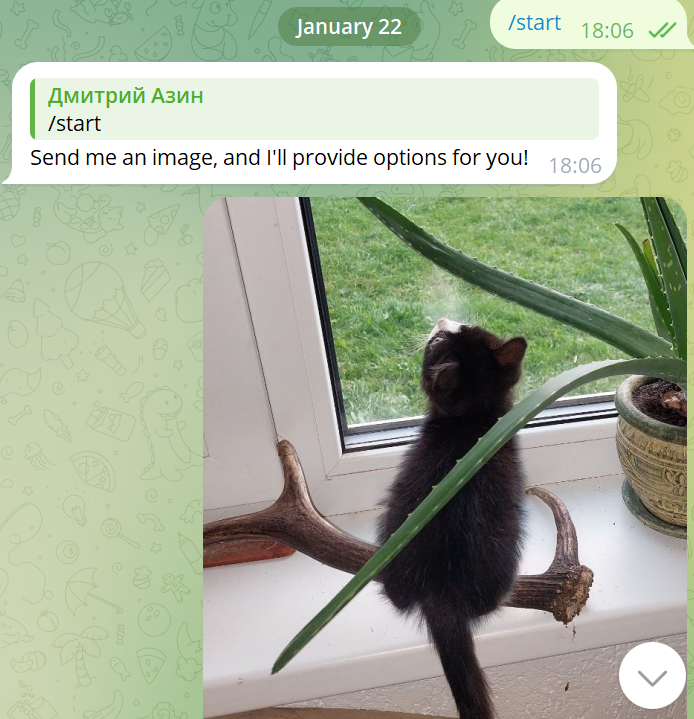
#> input picture img.png, 694 x 719 px
$ python -i main.py   (imports and definitions only)
#> lines starting #> are read from the running program, lines starting #| are printed output that depends on the picture
#> further down, picture is the input picture: PIL image 694x719 RGBA; mean R, G, B, A 167.1, 176.5, 154.7, 255
import telebot
from PIL import Image, ImageOps
import io
from telebot import types
import os

# Получение токена
TOKEN = os.getenv("TOKEN")
# [2 lines not run here, left out]

# [1 line that did not run here, left out]
# [1 line not run here, left out]
user_states = {}  # Хранение данных пользователя

DEFAULT_ASCII_CHARS = '@%#*+=-:. '

# Функция для создания негатива изображения
def invert_colors(image):
    """
    Инвертирует цвета изображения, создавая эффект негатива.
    """
    if image.mode == 'RGBA':
        r, g, b, a = image.split()
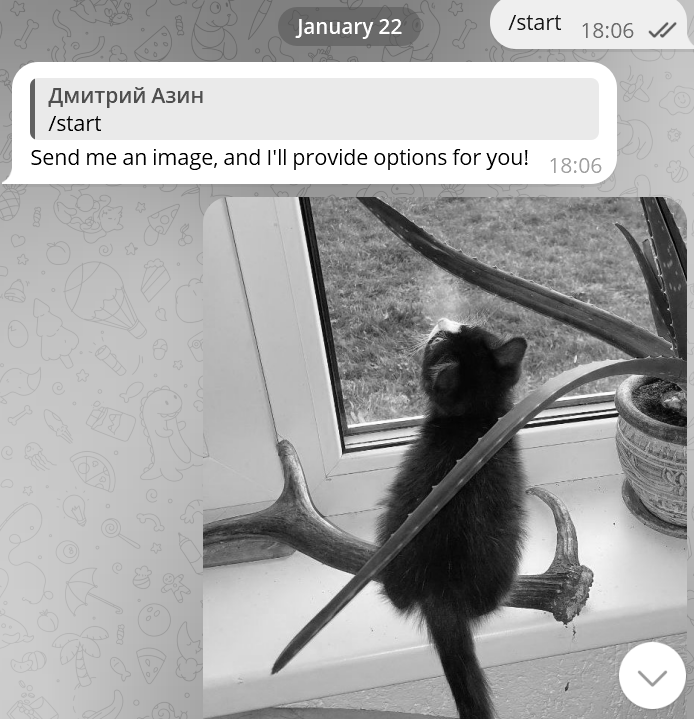
#> r: PIL image 694x719 L; min 0, max 255, mean 167.1
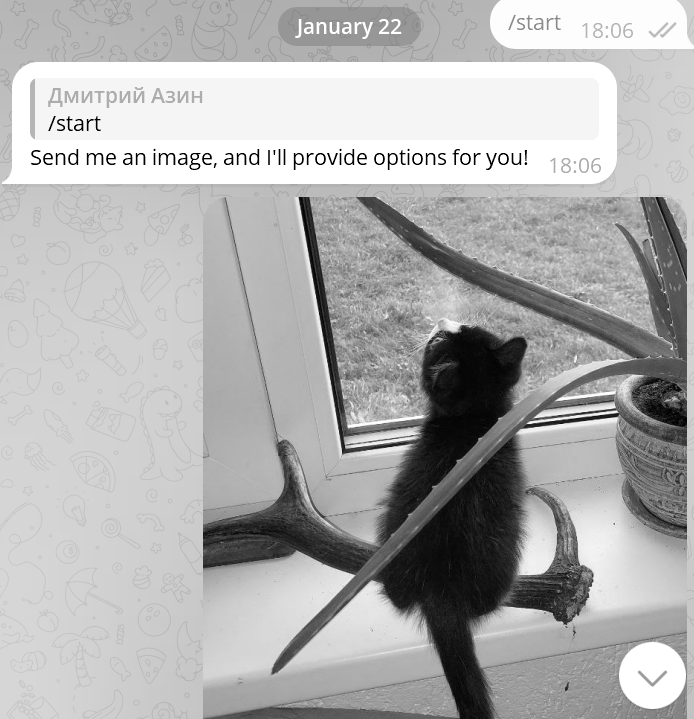
#> g: PIL image 694x719 L; min 0, max 255, mean 176.5
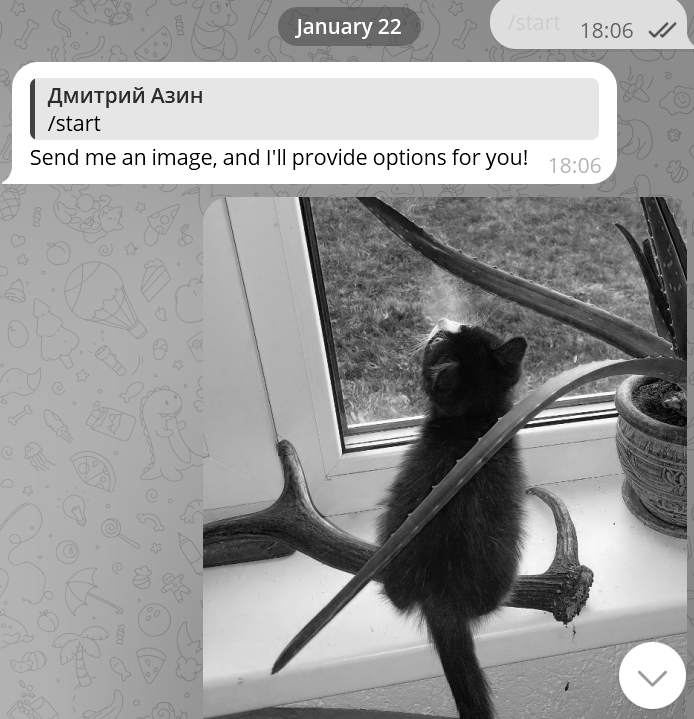
#> b: PIL image 694x719 L; min 0, max 255, mean 154.7
#> a: PIL image 694x719 L; every value is 255
        rgb_image = Image.merge("RGB", (r, g, b))
        inverted_image = ImageOps.invert(rgb_image)
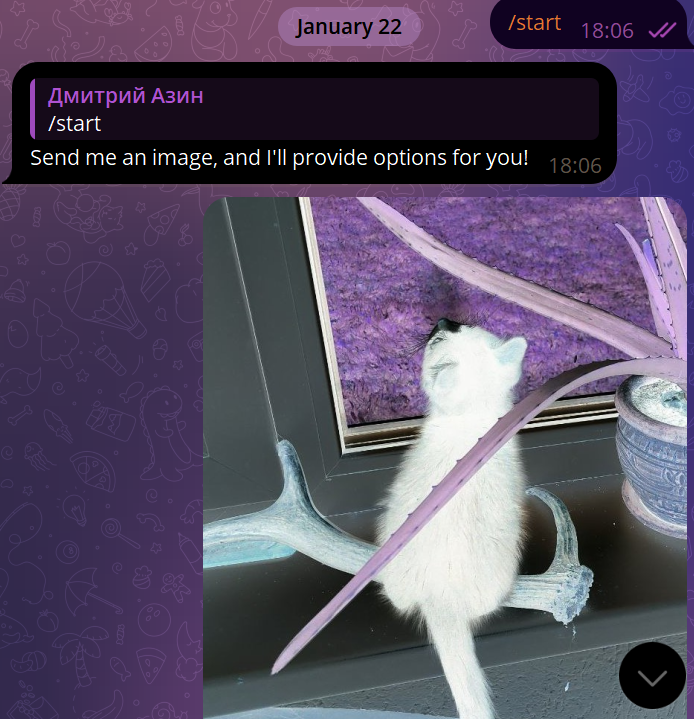
#> inverted_image: PIL image 694x719 RGB; mean R, G, B 87.9, 78.5, 100.3
        r, g, b = inverted_image.split()
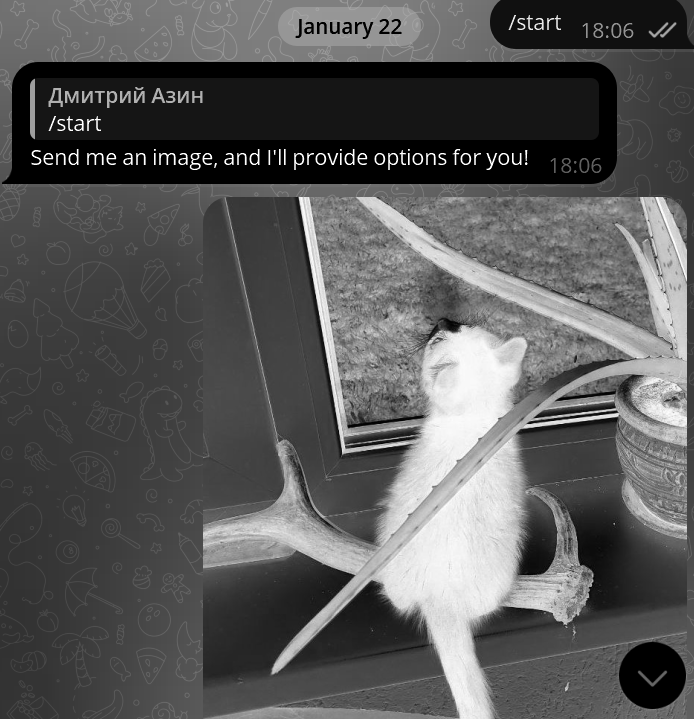
#> r: PIL image 694x719 L; min 0, max 255, mean 87.9
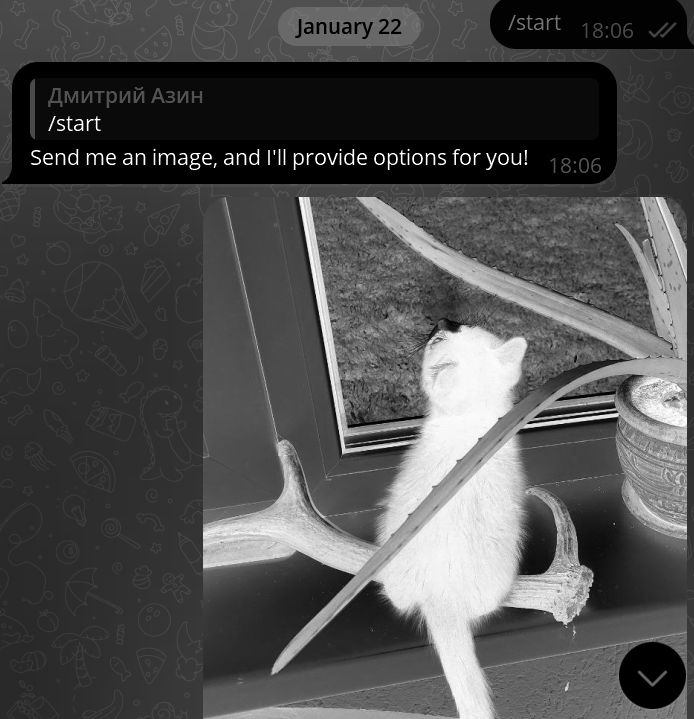
#> g: PIL image 694x719 L; min 0, max 255, mean 78.5
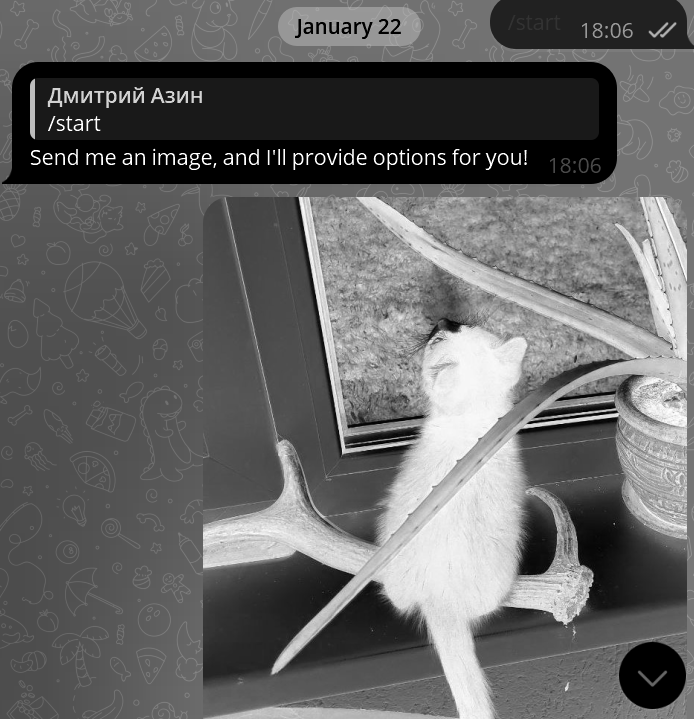
#> b: PIL image 694x719 L; min 0, max 255, mean 100.3
        return Image.merge("RGBA", (r, g, b, a))
    elif image.mode == 'RGB':
        return ImageOps.invert(image)
    else:
        raise ValueError("Unsupported image mode for inversion")

# [41 lines left out: functions pixelate_image, resize_image, image_to_ascii, not called in this run]

# [3 lines that did not run here, left out]


#Обработчик для инверсии цветов
# [21 lines that did not run here, left out]

# [9 lines that did not run here, left out]


# Функция для отражения изображения
def mirror_image(image, mode="horizontal"):
    """
    Создает зеркальное отражение изображения.

    :param image: объект изображения PIL
    :param mode: 'horizontal' для горизонтального отражения, 'vertical' для вертикального
    :return: зеркально отраженное изображение
    """
    if mode == "horizontal":
        return image.transpose(Image.FLIP_LEFT_RIGHT)
    elif mode == "vertical":
        return image.transpose(Image.FLIP_TOP_BOTTOM)
    else:
        raise ValueError("Invalid mode. Use 'horizontal' or 'vertical'.")


# Обновлена функция для получения клавиатуры с новыми кнопками
def get_options_keyboard():
    keyboard = types.InlineKeyboardMarkup()
    pixelate_btn = types.InlineKeyboardButton("Pixelate", callback_data="pixelate")
    ascii_btn = types.InlineKeyboardButton("ASCII Art", callback_data="ascii")
    invert_btn = types.InlineKeyboardButton("Invert Colors", callback_data="invert_colors")
    mirror_horiz_btn = types.InlineKeyboardButton("Mirror Horizontally", callback_data="mirror_horizontal")
    mirror_vert_btn = types.InlineKeyboardButton("Mirror Vertically", callback_data="mirror_vertical")

    keyboard.add(pixelate_btn, ascii_btn, invert_btn)
    keyboard.add(mirror_horiz_btn, mirror_vert_btn)  # Кнопки для зеркального отражения
    return keyboard


# Обработчики для зеркального отражения
# [24 lines that did not run here, left out]

# [11 lines that did not run here, left out]

# [13 lines that did not run here, left out]

def pixelate_and_send(chat_id):
    try:
        photo_id = user_states[chat_id]['photo']
        file_info = bot.get_file(photo_id)
        downloaded_file = bot.download_file(file_info.file_path)

        image_stream = io.BytesIO(downloaded_file)
        image = Image.open(image_stream)
        pixelated = pixelate_image(image, 20)

        output_stream = io.BytesIO()
        pixelated.save(output_stream, format="JPEG")
        output_stream.seek(0)
        bot.send_photo(chat_id, output_stream)
    except Exception as e:
        bot.send_message(chat_id, f"Error during pixelation: {e}")

def ascii_and_send(chat_id):
    try:
        photo_id = user_states[chat_id]['photo']
        ascii_chars = user_states[chat_id].get('ascii_chars', DEFAULT_ASCII_CHARS)

        file_info = bot.get_file(photo_id)
        downloaded_file = bot.download_file(file_info.file_path)

        image_stream = io.BytesIO(downloaded_file)
        ascii_art = image_to_ascii(image_stream, ascii_chars)

        ascii_art = ascii_art.replace("`", "'")  # Заменяем конфликтные символы
        bot.send_message(chat_id, f"```\n{ascii_art}\n```", parse_mode="MarkdownV2")

        # Убираем статус ожидания набора символов
        user_states[chat_id].pop('awaiting_chars', None)
    except Exception as e:
        bot.send_message(chat_id, f"Error during ASCII conversion: {e}")

# [1 line not run here, left out]

>>> from PIL import Image
>>> picture = Image.open('img.png')
>>> result = invert_colors(picture)
